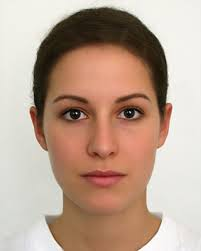
#> input picture download.jpg, 201 x 251 px
$ python main.py
#> lines starting #> are read from the running program, lines starting #| are printed output that depends on the picture; after the words box and inside, x2 and y2 are one past the last pixel; in counts of white or black regions, pixels touching at a corner belong together
import cv2
img = cv2.imread("download.jpg")
#> img is the input picture: shape (251, 201, 3); mean B, G, R 145.4, 162, 187.1
gray = cv2.cvtColor(img,cv2.COLOR_BGR2GRAY)
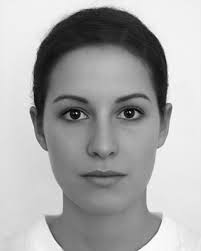
#> gray: shape (251, 201); min 0, max 255, mean 167.6
face_cascade = cv2.CascadeClassifier("haarcascade_frontalface_default.xml")
faces = face_cascade.detectMultiScale(gray,1.1,5)
#> faces = [[31, 57, 143, 143]]
for x,y,w,h in faces:
    cv2.rectangle(img,(x,y),(x+w,y+h),(0,255,0),3)
#> this loop made 1 pass
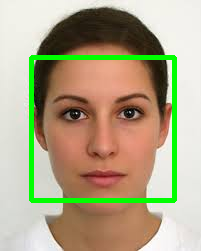
#> img: shape (251, 201, 3); 5.65% of pixels changed, all inside (x1, y1, x2, y2) = (29, 55, 177, 203)
cv2.imshow("Face",img)
cv2.waitKey(0)
